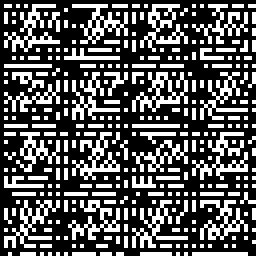
#> input picture arnold置乱/好好学习-置乱.png, 64 x 64 px (shown 4 times larger)
$ python '逆置乱.py'
#> lines starting #> are read from the running program, lines starting #| are printed output that depends on the picture; after the words box and inside, x2 and y2 are one past the last pixel; in counts of white or black regions, pixels touching at a corner belong together
#!/usr/bin/env python3
# -*- coding: utf-8 -*-
"""
@author: shielding
"""

import numpy as np
from skimage import data, io
# import matplotlib.pyplot as plt


im_data = np.zeros([64,64,4])#所使用的图片的大小为400*400
img = io.imread('好好学习-置乱.png') #将图片读成rgb的numpy array格式
#> img is the input picture: shape (64, 64, 4); mean R, G, B, A 87.2, 87.2, 87.2, 255
# img = data.astronaut()
print("the picture's shape: ",img.shape)
#| the picture's shape:  (64, 64, 4)


a = 1
b = 1
N = 64
for i in range(1,37):
    for y in range(64):
        for x in range(64):
            xx = ((a*b+1)*x-b*y)%N
            yy = (-a*x+y)%N
            im_data[yy][xx] = img[y][x]
    im_uint8 = np.array(im_data,dtype=np.uint8)
    img = im_uint8


# im_uint8 = np.array(im_data,dtype=np.uint8)
io.imsave("好好学习-反置乱.png",im_uint8)
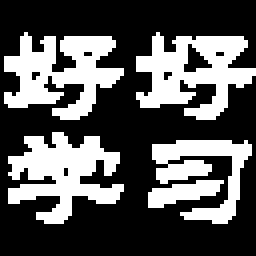
#> saved as 好好学习-反置乱.png: shape (64, 64, 3) (shown 4 times larger); 34.2% white; 5 white regions, box (x1, y1, x2, y2) and area: (2, 33, 31, 56) 364, (1, 8, 31, 30) 363, (34, 8, 64, 30) 363, (38, 35, 63, 56) 233, (37, 45, 56, 52) 77

$ run again, with arnold置乱/好好学习.png copied over arnold置乱/好好学习-置乱.png
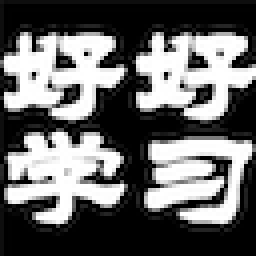
#> input picture arnold置乱/好好学习.png, 64 x 64 px (shown 4 times larger)
#> img is the input picture: shape (64, 64, 4); mean R, G, B, A 103, 103, 103, 255
#| the picture's shape:  (64, 64, 4)
#> `io.imsave("好好学习-反置乱.png",im_uint8)`:
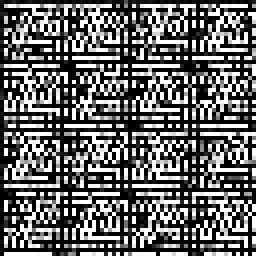
#> saved as 好好学习-反置乱.png: shape (64, 64, 3) (shown 4 times larger); min 0, max 255, mean 103
